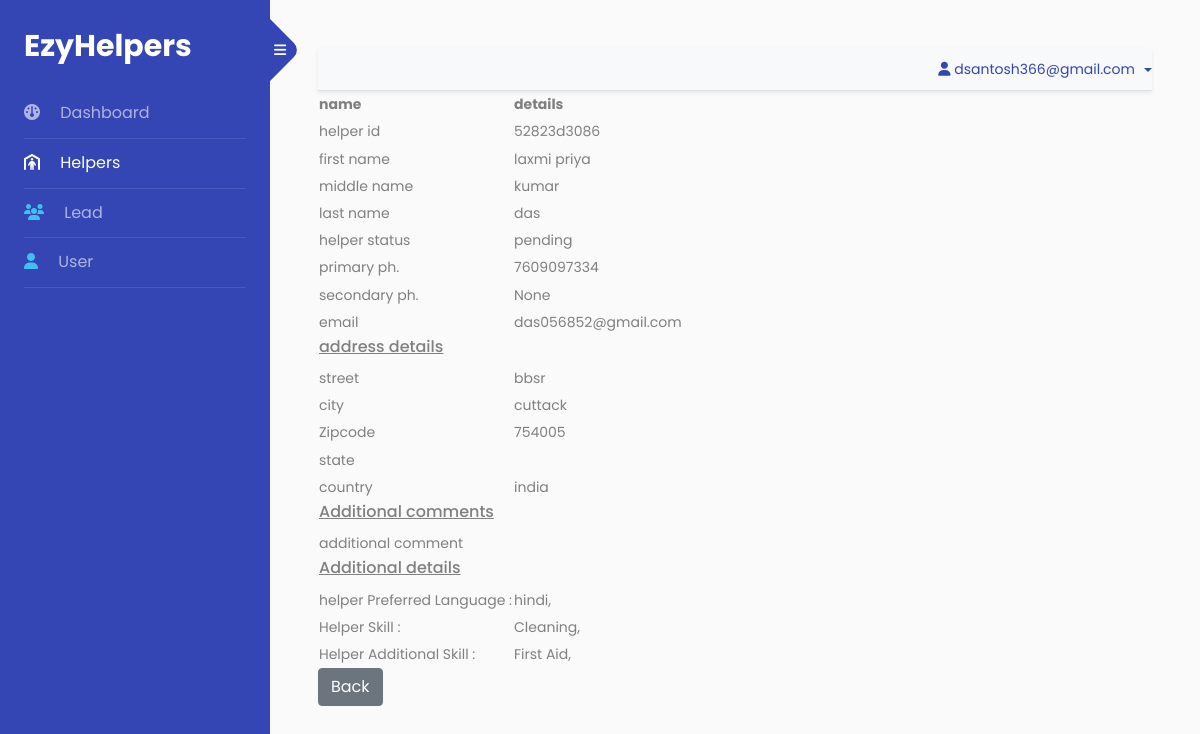
/helper_view/24640 (signed in), run on the app's committed database.
### app/models.py (models this page shows, shortened)
class HelperModel(models.Model):
    helper_id = models.CharField(max_length=20,null=True,blank=True,unique=True)
    helper_status = models.CharField(max_length=50,choices=CONTACT_STATUS,default='pending')
    first_name = models.CharField(max_length=100,null=False,blank=False)
    middle_name = models.CharField(max_length=100,null=True,blank=True)
    last_name = models.CharField(max_length=100,null=False,blank=False)
    primary_phone = models.IntegerField(null=False,blank=False)
    secondary_phone = models.IntegerField(null=True,blank=True)
    email_id = models.CharField(max_length=100,null=False,blank=False)
    street = models.CharField(max_length=100,null=False,blank=False)
    city = models.CharField(max_length=100,null=False,blank=False)
    zipcode = models.IntegerField(null=False,blank=False)
    state = models.CharField(max_length=100,choices=STATE,null=False,blank=False)
    country = models.CharField(max_length=100,choices=COUNTRY,null=False,blank=False)
    additional_comment = models.TextField(blank=True,null=True)
    work_experience = models.IntegerField(default=0)
    availability_status_week = models.IntegerField(default=0)

class HelperPreferredLanguageModel(models.Model):
    helper = models.ForeignKey(HelperModel,on_delete=models.CASCADE)
    language = models.CharField(max_length=100)

class HelperSkillSetModel(models.Model):
    helper = models.ForeignKey(HelperModel,on_delete=models.CASCADE)
    skill = models.CharField(max_length=200)

class HelperAdditionalSkillSetModel(models.Model):
    helper = models.ForeignKey(HelperModel,on_delete=models.CASCADE)
    additional_skill = models.CharField(max_length=100)

### backnd/views.py (the view)
# urls.py: path('helper_view/<id>',HelperDetailsView,name='helper_view'),
@login_required
def HelperDetailsView(request,id):
    helper = HelperModel.objects.get(id = id)
    data = {
      'helper':helper,
      'language':HelperPreferredLanguageModel.objects.filter(helper = helper),
       'skill':HelperSkillSetModel.objects.filter(helper = helper),
      'additional_skill':HelperAdditionalSkillSetModel.objects.filter(helper=helper)
    }
    return render(request,'helper_view.html',data)

### templates/helper_view.html
{% extends 'index.html' %}
{% block body %}
<table>
    <thead>
       <tr>
        <th>name</th>
        <th>details</th>
       </tr>
    </thead>
    <tbody>
        <tr>
            <td>helper id</td>
            <td>{{helper.helper_id}}</td>
        </tr>
        <tr>
            <td>first name</td>
            <td>{{helper.first_name}}</td>
        </tr>
        <tr>
            <td>middle name</td>
            <td>{{helper.middle_name}}</td>
        </tr>
        <tr>
            <td>last name</td>
            <td>{{helper.last_name}}</td>
        </tr>
        <tr>
            <td>helper status</td>
            <td>{{helper.helper_status}}</td>
        </tr>
        <tr>
            <td>primary ph.</td>
            <td>{{helper.primary_phone}}</td>
        </tr>
        <tr>
            <td>secondary ph.</td>
            <td>{{helper.secondary_phone}}</td>
        </tr>
        <tr>
            <td>email</td>
            <td>{{helper.email_id}}</td>
        </tr>
        <tr>
            <td colspan="2"><h6><u>address details</u></h6></td>
        </tr>
        <tr>
            <td>street</td>
            <td>{{helper.street}}</td>
        </tr>
        <tr>
            <td>city</td>
            <td>{{helper.city}}</td>
        </tr>
        <tr>
            <td>Zipcode</td>
            <td>{{helper.zipcode}}</td>
        </tr>
        <tr>
            <td>state</td>
            <td>{{helper.status}}</td>
        </tr>
        <tr>
            <td>country</td>
            <td>{{helper.country}}</td>
        </tr>
          <tr class="mt-2">
            <td colspan="2"> <h6><u>Additional comments</u></h6></td>
        </tr>
        <tr>
            <td> additional comment</td>
            <td>{{helper.additional_comment}}</td>
        </tr>
        <tr class="mt-2">
            <td colspan="2"> <h6><u>Additional details</u></h6></td>
        </tr>
        <tr>
            <td> helper Preferred Language : </td>
            <td>
                {% for i in language %}
                   {{i.language}},
                {% endfor %}
            </td>
        </tr>
        <tr>
            <td>Helper Skill : </td>
            <td>
                {% for i in skill %}
                 {{i.skill}},
              {% endfor %}
            </td>
        </tr>
        <tr>
            <td>Helper Additional Skill : </td>
            <td>
                {% for i in additional_skill %}
                 {{i.additional_skill}},
              {% endfor %}
            </td>
        </tr>
    </tbody>
</table>
<a href="{% url 'helper_list' %}" class="btn btn-secondary">Back</a>
{% endblock body %}

### templates/index.html (shortened to what this page needs)
<!doctype html>
<html lang="en">
<head>
	{% load static %}
	<link rel="stylesheet" href="https://stackpath.bootstrapcdn.com/font-awesome/4.7.0/css/font-awesome.min.css">
	<link rel="stylesheet" href="{% static 'css/style.css' %}">
	<link rel="stylesheet" href="https://cdnjs.cloudflare.com/ajax/libs/font-awesome/6.4.0/css/all.min.css">
	<link rel="stylesheet" href="{% static 'style.css' %}">
</head>
<body>
	<div class="wrapper d-flex align-items-stretch">
		<nav id="sidebar">
			<div class="custom-menu">
				<button type="button" id="sidebarCollapse" class="btn btn-primary">
					<i class="fa fa-bars"></i>
				</button>
			</div>
			<div class="p-4">
				<h1>
					<a href="{% url 'home' %}" class="logo">EzyHelpers
					</a>
				</h1>
				{% with request.resolver_match.url_name as url_name %} {% comment %} for get url name {% endcomment %}
				<ul class="list-unstyled components mb-5">
					<li class="{% if url_name == 'super_user_dashboard' or url_name == 'employee_dashboard' %}active{% endif %}">
						<a href="{% url 'home' %}"><i class="fa-solid fa-gauge mr-3"></i> Dashboard</a>
					</li>
					<li
						class="{% if url_name == 'helper_list' or url_name == 'helper_add' or url_name == 'excel_file_helper_upload' or url_name == 'helper_view'  %}active{% endif %}">
						<a href="{% url 'helper_list' %}"><i class="fa-solid fa-person-shelter mr-3"></i> Helpers</a>
					</li>
					<li
						class="{% if url_name == 'lead_list' or url_name == 'lead_add' or url_name == 'lead_edit'  %}active{% endif %}">
						<a href="{% url 'lead_list' %}"><span class="fa-solid fa-users mr-3"></span> Lead</a>
					</li>
					{% if request.user.is_superuser %}
					<li
						class="{% if url_name == 'superuser_user_create' or url_name == 'superuser_user_list' or url_name == 'superuser_user_update' %}active{% endif %}">
						<a href="{% url 'superuser_user_list' %}"><span class="fa fa-user mr-3"></span> User</a>
					</li>
					{% endif %}
				</ul>
				{% endwith %}
		</nav>
		<div id="content" class="p-4 p-md-5 pt-5">
			<nav class="shadow-sm navbar-light bg-light">
				<ul class="nav nav-tabs justify-content-end">
					<li class="nav-item dropdown">
						<a class="nav-link dropdown-toggle" data-toggle="dropdown" href="#" role="button"
							aria-haspopup="true" aria-expanded="false">
							<i class="fa-solid fa-user"></i> {{request.user}}
						</a>
					</li>
				</ul>
			</nav>
			{% block body %}
			{% endblock body %}
		</div>
	</div>
</body>
</html>

### data on the page
HelperModel: helper_id "52823d3086", first_name "laxmi priya", middle_name "kumar", last_name "das", helper_status "pending", primary_phone "7609097334", secondary_phone "None", email_id "das056852@gmail.com", street "bbsr", city "cuttack", zipcode "754005", country "india"
HelperPreferredLanguageModel: language "hindi"
HelperSkillSetModel: skill "Cleaning"
HelperAdditionalSkillSetModel: additional_skill "First Aid"

### other printed values
{{ request.user }} "dsantosh366@gmail.com"
